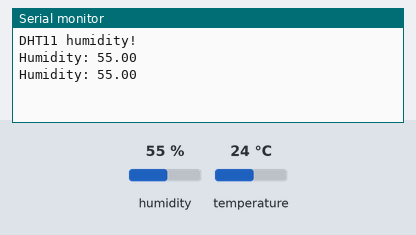
Recording of a sketch running on a simulated Arduino Uno, built with avr-gcc and run on an emulated ATmega328P. Shown: the last lines printed to the serial monitor. The inputs (shaded band) are chosen by the test bench; at power-on: humidity 55 %, temperature 24 °C.

Above: at 5.8 s.
5.9 s: humidity set to 22 %
At 8.7 s:
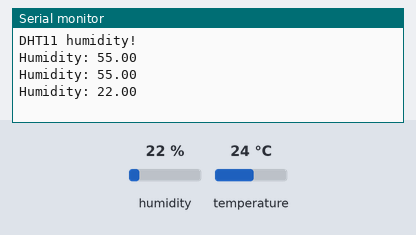
9.6 s: humidity set to 40 %
At 11.5 s:
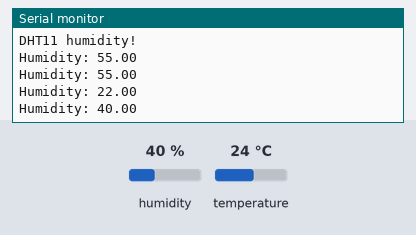
Timing chart, 0 to 13.0 s (numbered marks = the images above; inputs shaded):
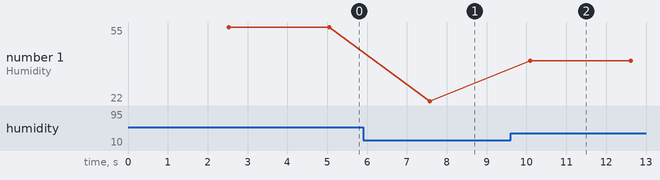

The sketch:

LukasIT_DHT11_Humi.ino
```cpp
#include "DHT.h"  // DHT11 라이브러리를 사용하기 위해서

#define DHTPIN 2     // DHT11 의 out 핀에 연결하기 위한 아두이노 핀 번호 2번 설정

#define DHTTYPE DHT11   // DHT온습도 센서들인 DHT11, DHT22, DHT21 중 여러가지 타입 중 DHT11을 사용

// DHT11 라이브러리에서 DHT를 사용한다고 명시하는 것인데 여기서는 DHT11온습도센서를
// dht로 선언하여 사용한다고 설정하고 센서에서 제공하는 기능을(함수,메소드) 가져다 쓰기위한 초기화
DHT dht(DHTPIN, DHTTYPE);

void setup() { //<-- 프로그램 시작 시 최초에 한번 시작하는 기능들.
  Serial.begin(9600);   // 시리얼모니터를 9600속도롤 사용하기로 설정
  Serial.println("DHT11 humidity!"); // 시리얼모니터에 ""를 나타냄

  dht.begin();  // dht로 선언한 DHT11 기능을 시작하도록 설정함
}

void loop() { // <-- 프로그램 시작 하고 매번 이 기능을 수행함

  delay(2500); // DHT11온습도 센서의 센서 값을 읽는 사이에 2.5초간 시간의 기다림이 필요함

  float h = dht.readHumidity(); // dht의 센서값 중 습도를 읽어 변수 h에 저장

  // 위에서 읽은 습도 값 중에 제대로 읽히지 않은 값이 있는지 확인
  if (isnan(h)) {
    Serial.println("Failed to read from DHT sensor!"); // 시리얼모니터에 "" 나타냄
    return; // 아래 코드를 수행하지 않고 그냥 빠져나옴
  }

  Serial.print("Humidity: ");
  Serial.println(h); // 변수 h 값 (습도)을 나타냄
}
```

Measured:
- after the input at 5.9 s, the serial monitor: prints a new line after 1.7 s (image 1)
- after the input at 9.6 s, the serial monitor: prints a new line after 0.50 s (image 2)
- plotted number 1: 55 → 22 after the input at 5.9 s, 22 → 40 after the input at 9.6 s
